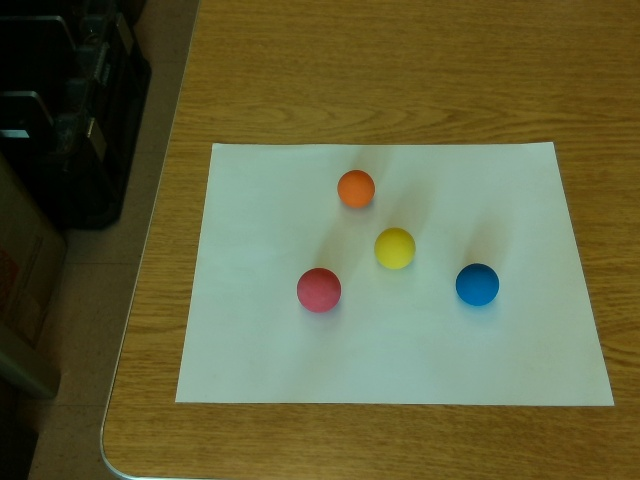
#> input picture image_prelab8.jpg, 640 x 480 px
$ python ball_detection.py
#> lines starting #> are read from the running program, lines starting #| are printed output that depends on the picture; after the words box and inside, x2 and y2 are one past the last pixel; in counts of white or black regions, pixels touching at a corner belong together
#> in detect_colored_spheres, image is the input picture: shape (480, 640, 3); mean B, G, R 62.3, 98.6, 98.1
import cv2
import numpy as np


def mask_out_surroundings(image):
    # mask out non-workspace
    gray_image = cv2.cvtColor(image, cv2.COLOR_BGR2GRAY)
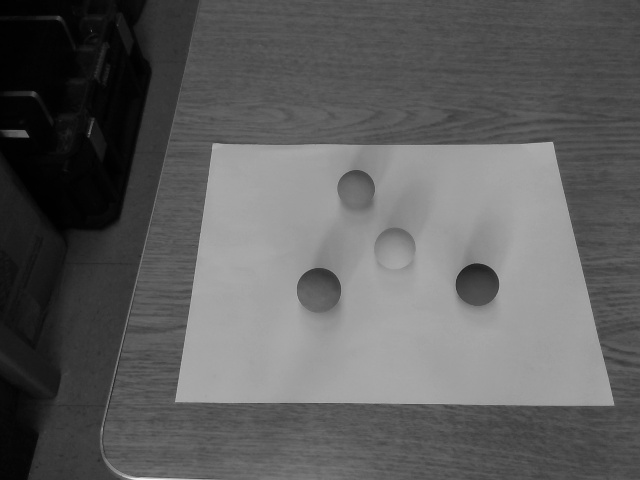
#> gray_image: shape (480, 640); min 0, max 243, mean 94.3
    _, binary_image = cv2.threshold(gray_image, 128, 255, cv2.THRESH_BINARY)
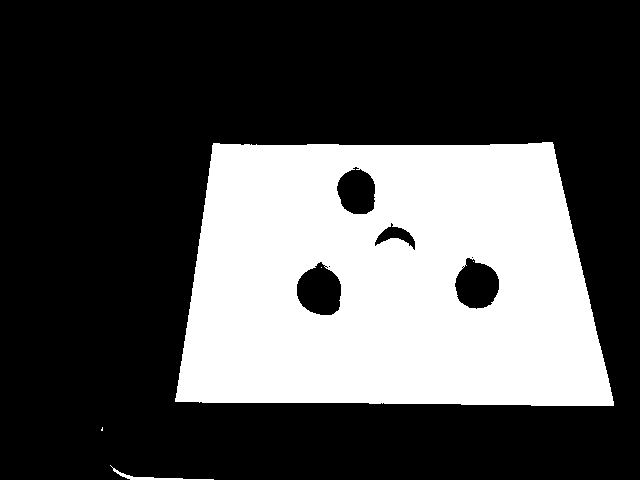
#> binary_image: shape (480, 640); 31.3% white; 5 white regions (3 under 20 px)

    contours, _ = cv2.findContours(binary_image, cv2.RETR_EXTERNAL,
                                   cv2.CHAIN_APPROX_SIMPLE)
#> contours = 3 contours, 1 with area under 20; largest, box (x1, y1, x2, y2) and area: (175, 142, 614, 406) 100382, (110, 465, 214, 480) 122
    # Create mask for contours
    mask = np.zeros(image.shape[:2], dtype=np.uint8)

    # Draw contours on mask
    contour_image = image.copy()
    cv2.drawContours(mask, contours, -1, 255, -1)
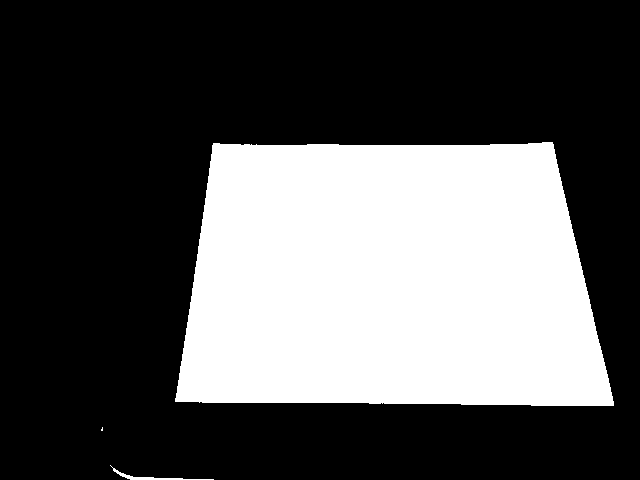
#> mask: shape (480, 640); 33% white; 3 white regions (1 under 20 px), largest, box (x1, y1, x2, y2) and area: (175, 142, 614, 406) 101032, (110, 465, 214, 480) 227

    # Apply contour mask to original image
    masked_image = cv2.bitwise_and(contour_image, contour_image, _,
                                     mask)
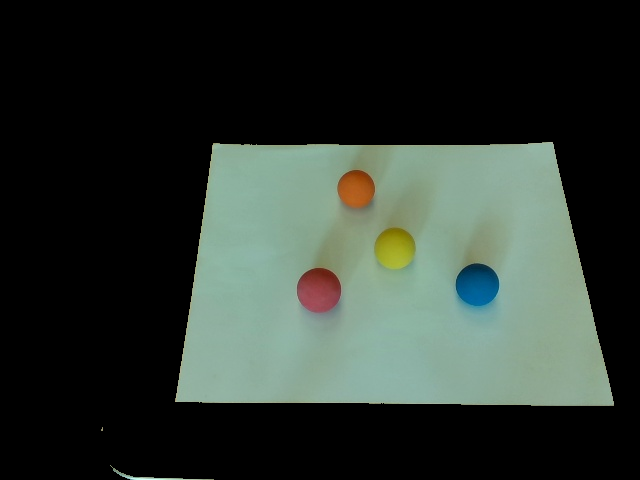
#> masked_image: shape (480, 640, 3); mean B, G, R 48.1, 54.8, 45.6

    return masked_image

def detect_and_draw_circles(gray_masked_img, circles_image, color):
    # Detect circles
    circles = cv2.HoughCircles(
            gray_masked_img, cv2.HOUGH_GRADIENT, dp=1, minDist=50,
            param1=50, param2=30, minRadius=10, maxRadius=100
            )

    # Draw detected circles
    if circles is not None:
        print("circles not none")
        circles = np.uint16(np.around(circles))
        for i in circles[0, :]:
            center = (i[0], i[1])
            radius = i[2]

            # Draw the outer circle
            cv2.circle(circles_image, center, radius, (0, 255, 0), 2)
            # Draw the center point
            cv2.circle(circles_image, center, 3, (0, 0, 255), -1)
            # Add radius information
            cv2.putText(circles_image, f'{color}, R: {radius}',
                       (center[0]-20, center[1]-20),
                       cv2.FONT_HERSHEY_SIMPLEX, 0.5, (255, 255, 255), 2)

    return circles_image

def detect_colored_spheres(img_path):
    image = cv2.imread(img_path)
    circles_image = image.copy()

    masked_image = mask_out_surroundings(image)
    hsv = cv2.cvtColor(masked_image, cv2.COLOR_BGR2HSV)
#> hsv: shape (480, 640, 3); mean H, S, V 22.7, 18.4, 55.6
    #gray_masked_image = cv2.cvtColor(masked_image, cv2.COLOR_BGR2GRAY)
    color_masks = {}

    # Red wraps around the hue spectrum, so we need two ranges
    lower_red1 = np.array([0, 100, 100])
    upper_red1 = np.array([10, 255, 255])
    lower_red2 = np.array([170, 100, 100])
    upper_red2 = np.array([180, 255, 255])
    red_mask1 = cv2.inRange(hsv, lower_red1, upper_red1)
#> red_mask1: shape (480, 640); 0.19% white; 3 white regions (2 under 20 px), largest, box (x1, y1, x2, y2) and area: (300, 269, 341, 294) 590
    red_mask2 = cv2.inRange(hsv, lower_red2, upper_red2)
#> red_mask2: shape (480, 640); 0.26% white; 2 white regions (1 under 20 px), largest, box (x1, y1, x2, y2) and area: (299, 282, 340, 312) 799
    red_mask = cv2.bitwise_or(red_mask1, red_mask2)
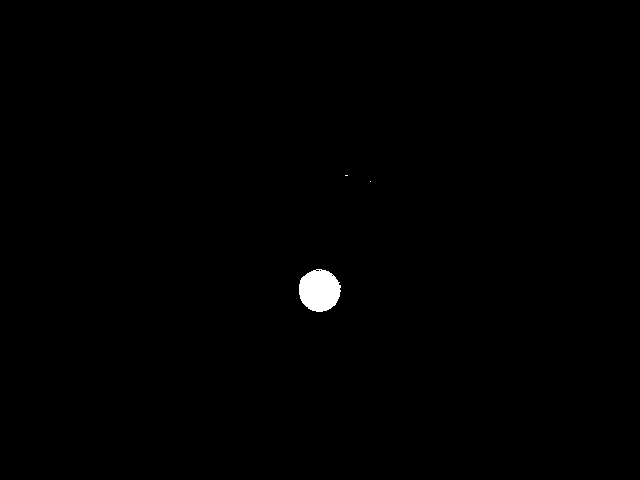
#> red_mask: shape (480, 640); 0.45% white; 3 white regions (2 under 20 px), largest, box (x1, y1, x2, y2) and area: (299, 269, 341, 312) 1393
    color_masks['red'] = red_mask

    # other colors:
    color_ranges = {'blue' : ([95, 10, 0], [130, 255, 255]),
                    'orange' : ([10, 100, 100], [25, 255, 255]),
                    'yellow' : ([25, 100, 100], [50, 255, 255])}

    for color in color_ranges:
        color_mask = cv2.inRange(hsv, np.array(color_ranges[color][0]),
                                    np.array(color_ranges[color][1]))
        color_masks[color] = color_mask
#> this loop made 3 passes
#> pass 3, in detect_colored_spheres, `color_mask = cv2.inRange(hsv, np.array(color_ranges[color][0]), np.arr..`:
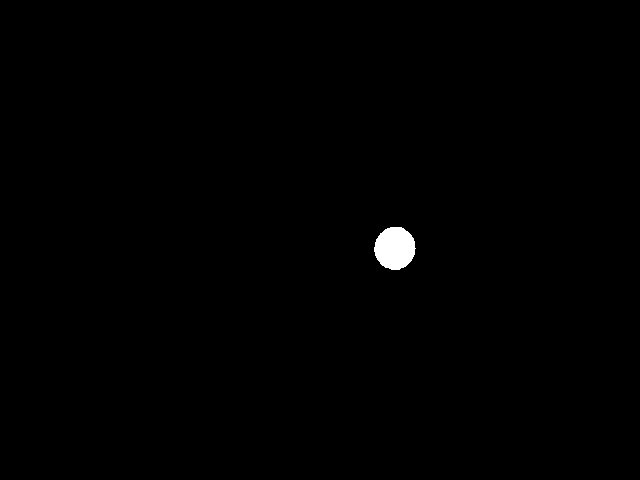
#> color_mask: shape (480, 640); 0.45% white; 1 white region, box (x1, y1, x2, y2) and area: (374, 227, 416, 270) 1388
#> after the loop, color_masks = 4 items

    color_circles_image = image.copy()
    for color in color_masks:
        # Create masks
        color_result = cv2.bitwise_and(hsv, hsv, mask=color_masks[color])
        color_gray_masked_image = cv2.cvtColor(color_result, cv2.COLOR_BGR2GRAY)
        _, color_gray_masked_image = cv2.threshold(color_gray_masked_image, 45, 255, cv2.THRESH_BINARY)

        color_blurred_image = cv2.GaussianBlur(color_gray_masked_image, (5, 5), 0)

        if color == 'blue':
            kernel = np.ones((6, 6), np.uint8)
            color_blurred_image = cv2.morphologyEx(color_blurred_image, cv2.MORPH_OPEN, kernel)

        detect_and_draw_circles(color_blurred_image, color_circles_image, color)

        #cv2.imshow(color + ' blurred image', color_blurred_image)
        cv2.imshow(color + ' color_circles_image', color_circles_image)
        cv2.waitKey(0)
        cv2.destroyAllWindows()
#> this loop made 4 passes
#> (color, circles in detect_and_draw_circles) on passes 1 to 4: ('red', [[320, 288, 20]]), ('blue', [[478, 288, 21]]), ('orange', [[356, 188, 19]]), ('yellow', [[394, 248, 20]])
#| circles not none
#| circles not none
#| circles not none
#| circles not none
#> pass 1, in detect_colored_spheres, `cv2.imshow(color + ' color_circles_image', color_circles_image)`:
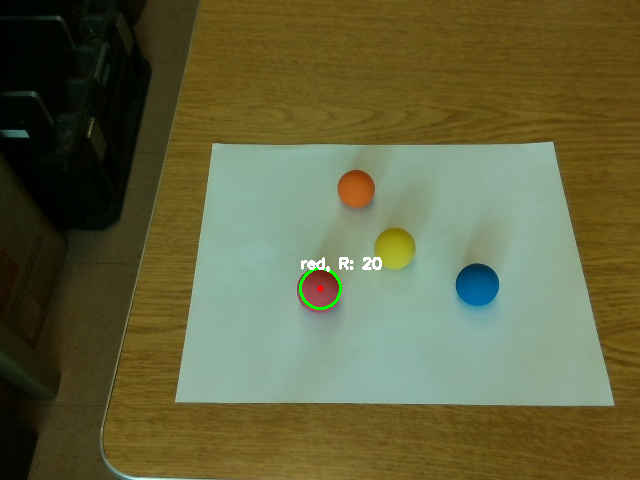
#> window 'red color_circles_image': shape (480, 640, 3); mean B, G, R 62.4, 99, 98.1
#> after the loop: color_result: shape (480, 640, 3); mean H, S, V 0.1, 0.9, 0.7

    cv2.destroyAllWindows()

    return

def main():
    img_path = 'image_prelab8.jpg'
    detect_colored_spheres(img_path)

if __name__ == '__main__':
    main()
